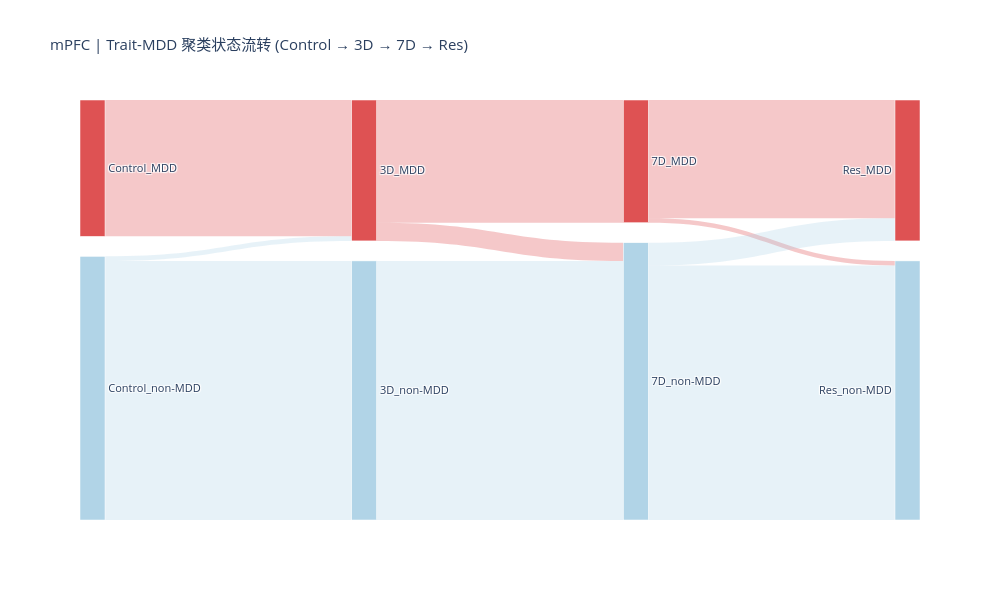

This figure's notebook cell:
### Code cell
import pandas as pd
import plotly.graph_objects as go

# ── 1. 准备 mPFC 数据 ─────────────────────────────────────────────
df_mpfc = df_all[df_all['Region'] == 'mPFC'].copy()

cond_order = ['Control', '3D', '7D', 'Res']
df_mpfc['Condition'] = pd.Categorical(df_mpfc['Condition'], categories=cond_order, ordered=True)

# 宽表：每行一个 Trait，每列一个 Condition，值为 Is_MDD_Partner (bool)
wide = df_mpfc.pivot(index='Trait', columns='Condition', values='Is_MDD_Partner')
wide = wide[cond_order].dropna()  # 保留在所有条件都有数据的 Trait

# ── 2. 构建桑基图节点和流 ─────────────────────────────────────────
# 节点命名规则: "Condition_状态", 例如 "Control_MDD", "3D_nonMDD"
def node_label(cond, is_mdd):
    return f"{cond}_{'MDD' if is_mdd else 'non-MDD'}"

# 所有节点（每个 Condition × 2种状态 = 10个节点）
nodes = []
for cond in cond_order:
    nodes.append(node_label(cond, True))
    nodes.append(node_label(cond, False))
node_idx = {n: i for i, n in enumerate(nodes)}

# 统计相邻条件之间的流量，并记录流经的 Traits
source_list, target_list, value_list, trait_list = [], [], [], []

for i in range(len(cond_order) - 1):
    c1, c2 = cond_order[i], cond_order[i + 1]
    for mdd1 in [True, False]:
        for mdd2 in [True, False]:
            traits = wide[
                (wide[c1] == mdd1) & (wide[c2] == mdd2)
            ].index.tolist()
            if traits:
                source_list.append(node_idx[node_label(c1, mdd1)])
                target_list.append(node_idx[node_label(c2, mdd2)])
                value_list.append(len(traits))
                trait_list.append("<br>".join(traits[:30]))  # 最多显示30个

# ── 3. 节点颜色 ───────────────────────────────────────────────────
node_colors = []
for n in nodes:
    if "MDD" in n and "non" not in n:
        node_colors.append("rgba(214, 39, 40, 0.8)")    # 红：MDD partner
    else:
        node_colors.append("rgba(158, 202, 225, 0.8)")  # 蓝：non-MDD

# 流的颜色：由起始节点状态决定
link_colors = []
for src in source_list:
    if "MDD" in nodes[src] and "non" not in nodes[src]:
        link_colors.append("rgba(214, 39, 40, 0.25)")
    else:
        link_colors.append("rgba(158, 202, 225, 0.25)")

# ── 4. 绘图 ───────────────────────────────────────────────────────
fig = go.Figure(go.Sankey(
    arrangement="snap",
    node=dict(
        pad=20,
        thickness=25,
        line=dict(color="white", width=0.5),
        label=nodes,
        color=node_colors,
        hovertemplate="%{label}<br>Trait 数量: %{value}<extra></extra>"
    ),
    link=dict(
        source=source_list,
        target=target_list,
        value=value_list,
        color=link_colors,
        customdata=trait_list,
        hovertemplate=(
            "%{source.label} → %{target.label}<br>"
            "数量: %{value}<br><br>"
            "Traits:<br>%{customdata}<extra></extra>"
        )
    )
))

fig.update_layout(
    title=dict(
        text="mPFC | Trait-MDD 聚类状态流转 (Control → 3D → 7D → Res)",
        font_size=15
    ),
    font_size=11,
    width=1000,
    height=600,
    paper_bgcolor="white"
)

fig.write_html("sankey_mPFC_res.html")  # 保存为可交互 HTML
fig.show()
print("Saved: sankey_mPFC.html")

### Figure 1 — Plotly figure (JSON) as saved in the notebook; plotly's stock layout.template omitted (floating-point values rounded to 4 significant figures)
{"data": [{"arrangement": "snap", "link": {"color": ["rgba(214, 39, 40, 0.25)", "rgba(158, 202, 225, 0.25)", "rgba(158, 202, 225, 0.25)", "rgba(214, 39, 40, 0.25)", "rgba(214, 39, 40, 0.25)", "rgba(158, 202, 225, 0.25)", "rgba(214, 39, 40, 0.25)", "rgba(214, 39, 40, 0.25)", "rgba(158, 202, 225, 0.25)", "rgba(158, 202, 225, 0.25)"], "customdata": ["A-ADHD<br>AAMC<br>ADHD<br>AN<br>ASD<br>ASP<br>BMI<br>BMI2<br>BP<br>C-ADHD<br>CUD<br>CoPe<br>Depression<br>Depression2<br>Depression3<br>E-Smoking<br>Epilepsy<br>Foc-Epile<br>GGE<br>GRT<br>IQ<br>Insomnia<br>Insomnia2<br>MDD<br>Neuroticism<br>P-ADHD<br>PD<br>PTSD<br>SCZ<br>SePa", "OVM", "AAMO<br>AD<br>AFib<br>ALD<br>ALP<br>ALS<br>ALT<br>Albumin<br>BMD<br>BRCA<br>BRCA_ER+<br>BRCA_ER-<br>BaCo<br>CAD<br>COA<br>COVID19-HGI-A2<br>COVID19-HGI-B1<br>COVID19-HGI-B2<br>COVID19-HGI-C2<br>CREAT<br>CRP<br>Calcium<br>Crohn<br>EoCo<br>GGT<br>Glucose<br>HC<br>HCT<br>HDL<br>HbA1c", "A-ADHD<br>AAMC<br>ASD<br>ASP<br>BMI<br>BMI2<br>BP<br>C-ADHD<br>CUD<br>CoPe<br>Depression<br>Depression2<br>Depression3<br>E-Smoking<br>GGE<br>GRT<br>IQ<br>Insomnia<br>Insomnia2<br>MDD<br>Neuroticism<br>OVM<br>P-ADHD<br>PD<br>PTSD<br>SCZ<br>SePa", "ADHD<br>AN<br>Epilepsy<br>Foc-Epile", "AAMO<br>AD<br>AFib<br>ALD<br>ALP<br>ALS<br>ALT<br>Albumin<br>BMD<br>BRCA<br>BRCA_ER+<br>BRCA_ER-<br>BaCo<br>CAD<br>COA<br>COVID19-HGI-A2<br>COVID19-HGI-B1<br>COVID19-HGI-B2<br>COVID19-HGI-C2<br>CREAT<br>CRP<br>Calcium<br>Crohn<br>EoCo<br>GGT<br>Glucose<br>HC<br>HCT<br>HDL<br>HbA1c", "A-ADHD<br>AAMC<br>ASD<br>ASP<br>BMI<br>BMI2<br>BP<br>C-ADHD<br>CUD<br>CoPe<br>Depression<br>Depression2<br>Depression3<br>E-Smoking<br>GGE<br>GRT<br>IQ<br>Insomnia<br>Insomnia2<br>MDD<br>Neuroticism<br>P-ADHD<br>PD<br>PTSD<br>SCZ<br>SePa", "OVM", "ADHD<br>AN<br>COVID19-HGI-C2<br>Epilepsy<br>Foc-Epile", "AAMO<br>AD<br>AFib<br>ALD<br>ALP<br>ALS<br>ALT<br>Albumin<br>BMD<br>BRCA<br>BRCA_ER+<br>BRCA_ER-<br>BaCo<br>CAD<br>COA<br>COVID19-HGI-A2<br>COVID19-HGI-B1<br>COVID19-HGI-B2<br>CREAT<br>CRP<br>Calcium<br>Crohn<br>EoCo<br>GGT<br>Glucose<br>HC<br>HCT<br>HDL<br>HbA1c<br>Height"], "hovertemplate": "%{source.label} → %{target.label}<br>数量: %{value}<br><br>Traits:<br>%{customdata}<extra></extra>", "source": [0, 1, 1, 2, 2, 3, 4, 4, 5, 5], "target": [2, 2, 3, 4, 5, 5, 6, 7, 6, 7], "value": [30, 1, 57, 27, 4, 57, 26, 1, 5, 56]}, "node": {"color": ["rgba(214, 39, 40, 0.8)", "rgba(158, 202, 225, 0.8)", "rgba(214, 39, 40, 0.8)", "rgba(158, 202, 225, 0.8)", "rgba(214, 39, 40, 0.8)", "rgba(158, 202, 225, 0.8)", "rgba(214, 39, 40, 0.8)", "rgba(158, 202, 225, 0.8)"], "hovertemplate": "%{label}<br>Trait 数量: %{value}<extra></extra>", "label": ["Control_MDD", "Control_non-MDD", "3D_MDD", "3D_non-MDD", "7D_MDD", "7D_non-MDD", "Res_MDD", "Res_non-MDD"], "line": {"color": "white", "width": 0.5}, "pad": 20, "thickness": 25}, "type": "sankey"}], "layout": {"font": {"size": 11}, "height": 600, "paper_bgcolor": "white", "title": {"font": {"size": 15}, "text": "mPFC | Trait-MDD 聚类状态流转 (Control → 3D → 7D → Res)"}, "width": 1000}}
